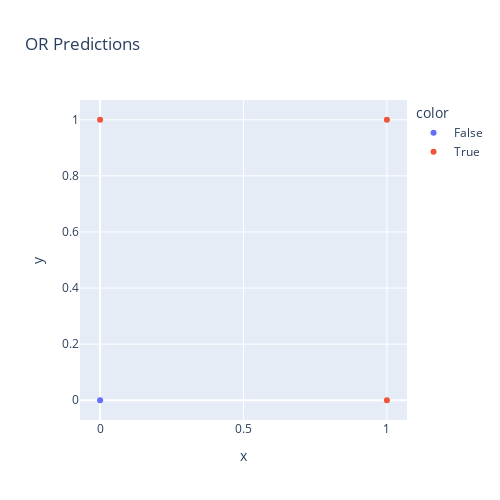

The cell this chart's notebook holds for it:
### Code cell
y_or = np.array([0, 1, 1, 1])

for _ in range(100):
    train(X, y_or, 0.01)

y = predict(X)

px.scatter(x=X[:, 0], y=X[:, 1], color=y.astype(bool), title="OR Predictions", width=500, height=500)

### Figure 1 — Plotly figure (JSON) as saved in the notebook; plotly's stock layout.template omitted (floating-point values rounded to 4 significant figures)
{"data": [{"hovertemplate": "color=False<br>x=%{x}<br>y=%{y}<extra></extra>", "legendgroup": "False", "marker": {"color": "#636efa", "symbol": "circle"}, "mode": "markers", "name": "False", "orientation": "v", "showlegend": true, "type": "scatter", "x": [0], "xaxis": "x", "y": [0], "yaxis": "y"}, {"hovertemplate": "color=True<br>x=%{x}<br>y=%{y}<extra></extra>", "legendgroup": "True", "marker": {"color": "#EF553B", "symbol": "circle"}, "mode": "markers", "name": "True", "orientation": "v", "showlegend": true, "type": "scatter", "x": [0, 1, 1], "xaxis": "x", "y": [1, 0, 1], "yaxis": "y"}], "layout": {"height": 500, "legend": {"title": {"text": "color"}, "tracegroupgap": 0}, "title": {"text": "OR Predictions"}, "width": 500, "xaxis": {"anchor": "y", "domain": [0, 1], "title": {"text": "x"}}, "yaxis": {"anchor": "x", "domain": [0, 1], "title": {"text": "y"}}}}
